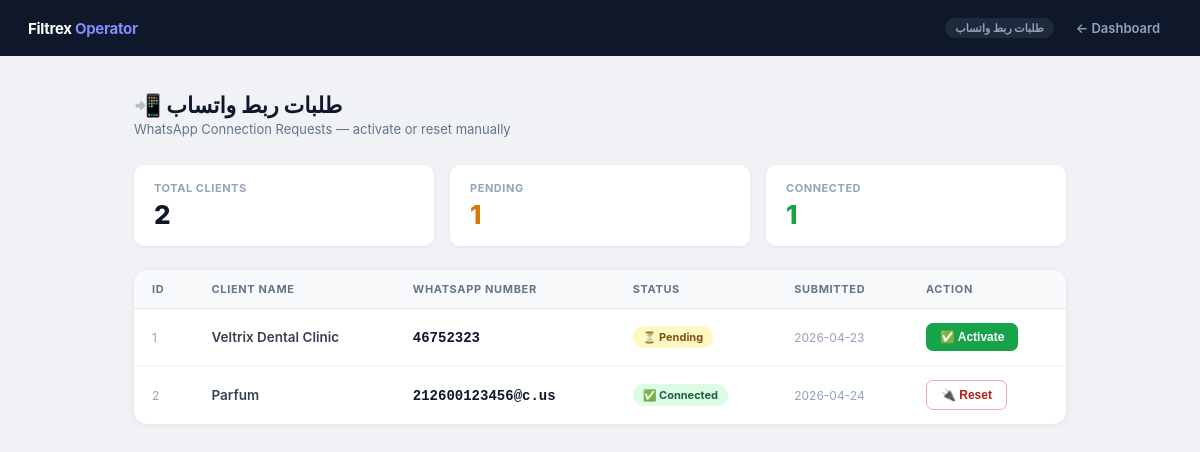
The page /saas/whatsapp-requests (signed in) on the database as committed earlier.
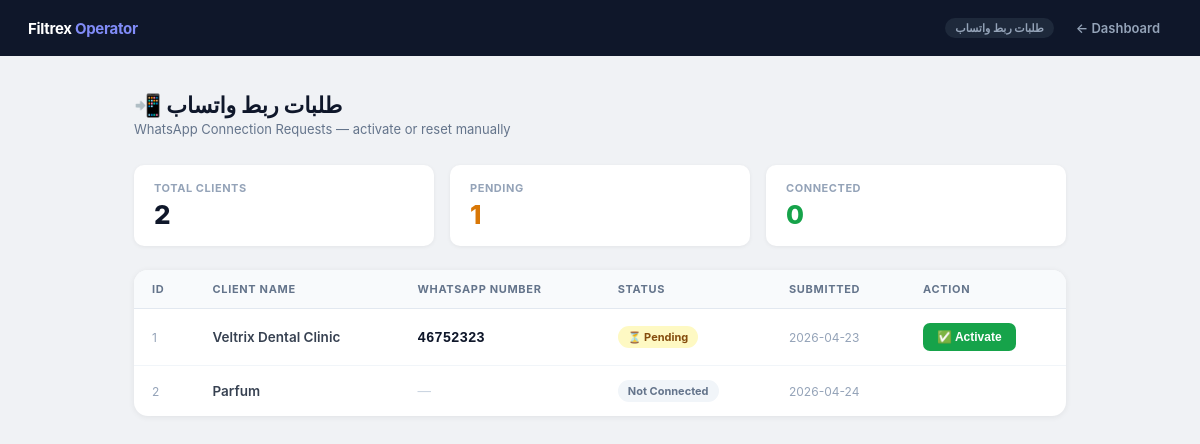
The same page on the database as committed later.
### tables this page shows
CREATE TABLE clients (
                id                INTEGER PRIMARY KEY AUTOINCREMENT,
                name              TEXT NOT NULL,
                business_type     TEXT DEFAULT 'clinic',
                default_language  TEXT DEFAULT 'ar',
                currency          TEXT DEFAULT 'MAD',
                timezone          TEXT DEFAULT 'Africa/Casablanca',
                admin_whatsapp    TEXT,
                ultramsg_instance TEXT,
                ultramsg_token    TEXT,
                is_active         INTEGER DEFAULT 1,
                created_at        TEXT DEFAULT (datetime('now'))
            , whatsapp_connected INTEGER DEFAULT 0, onboarding_step INTEGER DEFAULT 0, referral_code   TEXT, referred_by     INTEGER, referral_count  INTEGER DEFAULT 0, brand_name          TEXT, logo_url            TEXT, primary_color       TEXT DEFAULT '#4f46e5', custom_domain       TEXT, white_label_enabled INTEGER DEFAULT 0, business_whatsapp_number TEXT, whatsapp_connection_status TEXT DEFAULT 'not_connected', whatsapp_provider TEXT DEFAULT 'ultramsg', plan TEXT DEFAULT 'free', subscription_id TEXT, subscription_status TEXT DEFAULT 'inactive', is_trial          INTEGER DEFAULT 0, trial_started_at  TEXT, trial_ends_at     TEXT, affiliate_enabled  INTEGER DEFAULT 1, affiliate_code     TEXT, affiliate_earnings REAL    DEFAULT 0.0, affiliate_rate     REAL    DEFAULT 0.20, assistant_tone        TEXT DEFAULT 'friendly', assistant_goal        TEXT DEFAULT 'book_appointments', business_description  TEXT DEFAULT '', policies              TEXT DEFAULT '', fallback_message      TEXT DEFAULT '');

### app.py (the view)
@app.route("/saas/whatsapp-requests")
def saas_whatsapp_requests():
    guard = _saas_guard()
    if guard:
        return guard
    con = get_db_connection()
    try:
        rows = con.execute("""
            SELECT id, name,
                   business_whatsapp_number,
                   whatsapp_connection_status,
                   created_at
            FROM   clients
            WHERE  whatsapp_connection_status IN ('pending', 'connected', 'not_connected')
            ORDER  BY
                   CASE whatsapp_connection_status
                       WHEN 'pending'   THEN 0
                       WHEN 'connected' THEN 1
                       ELSE 2
                   END,
                   id DESC
        """).fetchall()
        clients_list = [dict(r) for r in rows]
    finally:
        con.close()
    return render_template("saas/whatsapp_requests.html", clients=clients_list)

### app.py (called while the page is built)
@app.context_processor
def _inject_branding():
    return {"branding": getattr(g, "branding", {"brand_name": "Filtrex AI",
                                                  "logo_url": None,
                                                  "primary_color": "#4f46e5",
                                                  "white_label_enabled": 0})}

@app.context_processor
def _inject_lang():
    cid = session.get("client_id")
    lang = "en"
    if cid:
        _con = sqlite3.connect("bookings.db", timeout=10)
        _con.row_factory = sqlite3.Row
        try:
            _row = _con.execute(
                "SELECT default_language FROM clients WHERE id=?", (cid,)
            ).fetchone()
        finally:
            _con.close()
        if _row:
            lang = _row["default_language"] or "en"
    return {"lang": lang, "t": t}

def get_db_connection():
    con = sqlite3.connect(DB_FILE, timeout=10)
    con.row_factory = sqlite3.Row
    return con

def _session_client_id():
    cid = session.get("client_id")
    return int(cid) if cid else CLIENT_ID

### templates/saas/whatsapp_requests.html (shortened to what this page needs)
<!DOCTYPE html>
<html lang="en">
<head>
</head>
<body>
<nav class="nav">
  <div class="nav-brand">Filtrex <span>Operator</span></div>
  <div style="display:flex;align-items:center;gap:10px;">
    <span class="nav-badge">طلبات ربط واتساب</span>
    <a href="/admin/dashboard" class="nav-link">← Dashboard</a>
  </div>
</nav>
<div class="shell">
  <div class="page-head">
    <div>
      <h1>📲 طلبات ربط واتساب</h1>
      <p class="sub">WhatsApp Connection Requests — activate or reset manually</p>
    </div>
  </div>
  {% set pending_count   = clients | selectattr("whatsapp_connection_status", "equalto", "pending")   | list | length %}
  {% set connected_count = clients | selectattr("whatsapp_connection_status", "equalto", "connected") | list | length %}
  {% set total_count     = clients | length %}
  <div class="stats-row">
    <div class="stat">
      <div class="stat-label">Total Clients</div>
      <div class="stat-val">{{ total_count }}</div>
    </div>
    <div class="stat">
      <div class="stat-label">Pending</div>
      <div class="stat-val yellow">{{ pending_count }}</div>
    </div>
    <div class="stat">
      <div class="stat-label">Connected</div>
      <div class="stat-val green">{{ connected_count }}</div>
    </div>
  </div>
  <div class="card">
    {% if clients %}
    <table>
      <thead>
        <tr>
          <th>ID</th>
          <th>Client Name</th>
          <th>WhatsApp Number</th>
          <th>Status</th>
          <th>Submitted</th>
          <th>Action</th>
        </tr>
      </thead>
      <tbody>
        {% for c in clients %}
        <tr>
          <td style="color:#94a3b8;font-size:12px;">{{ c.id }}</td>
          <td style="font-weight:600;">{{ c.name }}</td>
          <td>
            {% if c.business_whatsapp_number %}
              <span class="num">{{ c.business_whatsapp_number }}</span>
            {% else %}
              <span style="color:#cbd5e1;">—</span>
            {% endif %}
          </td>
          <td>
            {% if c.whatsapp_connection_status == 'connected' %}
              <span class="badge badge-connected">✅ Connected</span>
            {% elif c.whatsapp_connection_status == 'pending' %}
              <span class="badge badge-pending">⏳ Pending</span>
            {% else %}
              <span class="badge badge-not">Not Connected</span>
            {% endif %}
          </td>
          <td style="font-size:12px;color:#94a3b8;">
            {{ (c.created_at or '')[:10] }}
          </td>
          <td>
            <div style="display:flex;gap:8px;flex-wrap:wrap;">
              {% if c.whatsapp_connection_status != 'connected' and c.business_whatsapp_number %}
              <form method="POST" action="/saas/whatsapp-approve">
                <button type="submit" class="btn-activate"
                        onclick="return confirm('Activate WhatsApp for {{ c.name }}?')">
                  ✅ Activate
                </button>
              </form>
              {% endif %}
              {% if c.whatsapp_connection_status == 'connected' %}
              <form method="POST" action="/saas/whatsapp-approve">
                <button type="submit" class="btn-reset"
                        onclick="return confirm('Disconnect WhatsApp for {{ c.name }}?')">
                  🔌 Reset
                </button>
              </form>
              {% endif %}
            </div>
          </td>
        </tr>
        {% endfor %}
      </tbody>
    </table>
    {% else %}
    <div class="empty">
      <div class="empty-icon">📵</div>
      <div style="font-size:15px;font-weight:600;color:#64748b;">No connection requests yet</div>
      <div style="font-size:13px;margin-top:4px;">Clients who submit their number will appear here.</div>
    </div>
    {% endif %}
  </div>
</div>
</body>
</html>

Rows that differ between the two databases and show on the page:
changed clients "Parfum": business_whatsapp_number "212600123456@c.us" → (not shown); now shows "—"; whatsapp_connection_status "✅ Connected 🔌 Reset" → "Not Connected"
Other text that changed with them:
{{ connected_count }}: "1" → "0"
